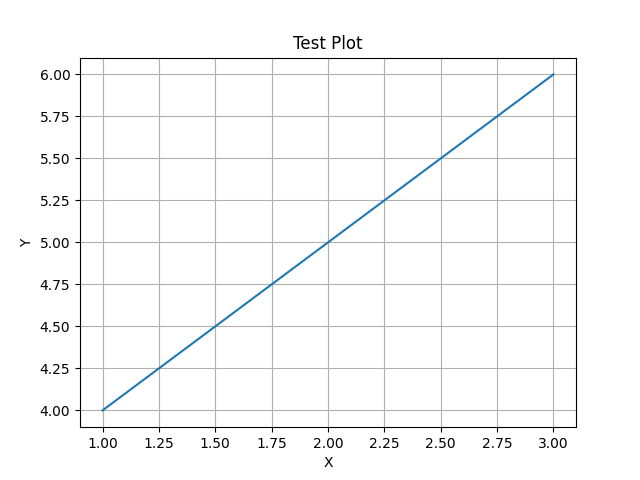

Python code for this plot:
import matplotlib
matplotlib.use("Agg")  # Use a non-interactive backend
import matplotlib.pyplot as plt

plt.plot([1, 2, 3], [4, 5, 6])
plt.title("Test Plot")
plt.xlabel("X")
plt.ylabel("Y")
plt.grid()
plt.savefig("test_plot.png")
plt.close()

print("Test plot saved as test_plot.png")